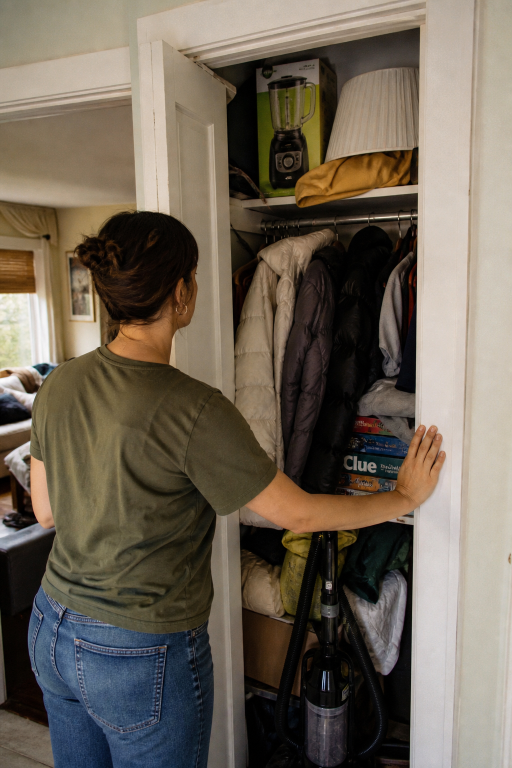
#> input picture facebook-promo-assets/stills-today/promo_closet_overflow.png, 1024 x 1536 px (shown at 1/2 size)
$ python generate-facebook-post-pictures.py
#> lines starting #> are read from the running program, lines starting #| are printed output that depends on the picture
#!/usr/bin/env python3
"""Compose ready-to-post Facebook pictures for TheSacramentoFree.

Lifestyle photos get a bottom caption bar + app icon.
Newsprint plates get the real lockup, rules, and serif type.
Outputs 1080×1350 (4:5 feed) and 1080×1080 (square).

  python3 scripts/generate-facebook-post-pictures.py
"""
from __future__ import annotations

import zipfile
from pathlib import Path

from PIL import Image, ImageDraw, ImageFont, ImageOps

ROOT = Path(__file__).resolve().parents[1]
STILLS = ROOT / "facebook-promo-assets" / "stills-today"
OUT = ROOT / "facebook-promo-assets" / "posts"
PUBLIC = ROOT / "public" / "downloads" / "facebook-posts"
ZIP_PATH = ROOT / "public" / "downloads" / "facebook-posts.zip"
LOCKUP = ROOT / "public" / "TheSacramentoFree.png"
APP_ICON = ROOT / "play-store-assets" / "icon-512.png"
FONTS = ROOT / "facebook-promo-assets" / "fonts"

CREAM = (246, 243, 234)
INK = (11, 11, 12)
MUTED = (82, 82, 91)
GREEN = (0, 132, 90)
WHITE = (255, 255, 255)
RULE = (28, 28, 30)

INTER_BOLD = "/usr/share/fonts/truetype/macos/Inter-Bold.ttf"
INTER_SEMI = "/usr/share/fonts/truetype/macos/Inter-SemiBold.ttf"
INTER_MED = "/usr/share/fonts/truetype/macos/Inter-Medium.ttf"
SERIF_REG = str(FONTS / "LibreBaskerville.ttf")
SERIF_ITA = str(FONTS / "LibreBaskerville-Italic.ttf")
SERIF_FALLBACK_BOLD = "/usr/share/fonts/truetype/liberation/LiberationSerif-Bold.ttf"
SERIF_FALLBACK = "/usr/share/fonts/truetype/liberation/LiberationSerif-Regular.ttf"

PORTRAIT = (1080, 1350)
SQUARE = (1080, 1080)

JOIN_URL = "sacramentobuynothing.com"
BRAND = "TheSacramentoFree"

HASHTAGS = (
    "#TheSacramentoFree #Sacramento #SacramentoFree #SacramentoCommunity "
    "#NeighborsHelpingNeighbors #BuyNothing #GiveFreelyAskKindly #KeepItLocal #fyp "
    "#SacramentoCA #SacTown #916 #SacramentoNeighbors #SacCommunity "
    "#FreeInSacramento #SacramentoLocal #SacLife #MidtownSac #EastSac "
    "#LandPark #TahoePark #OakPark #Natomas #GreaterSacramento"
)


# [11 lines left out: function font, not called in this run]


def cover_crop(im: Image.Image, size: tuple[int, int], focus: float = 0.42) -> Image.Image:
#> called with size = (1080, 1350), focus = 0.45
    w, h = size
#> w = 1080; h = 1350
    im = im.convert("RGB")
#> im is the input picture: PIL image 1024x1536 RGB; mean R, G, B 110.6, 100.3, 86.9
    src_ratio = im.width / im.height
#> src_ratio = 0.667
    dst_ratio = w / h
#> dst_ratio = 0.8
    if src_ratio > dst_ratio:
        new_h = h
        new_w = int(im.width * h / im.height)
        im = im.resize((new_w, new_h), Image.Resampling.LANCZOS)
        x = (new_w - w) // 2
        return im.crop((x, 0, x + w, h))
    new_w = w
#> new_w = 1080
    new_h = int(im.height * w / im.width)
#> new_h = 1620
    im = im.resize((new_w, new_h), Image.Resampling.LANCZOS)
#> im: PIL image 1080x1620 RGB
    y = int(max(0, (new_h - h) * focus))
#> y = 121
    y = min(y, new_h - h)
    return im.crop((0, y, w, y + h))
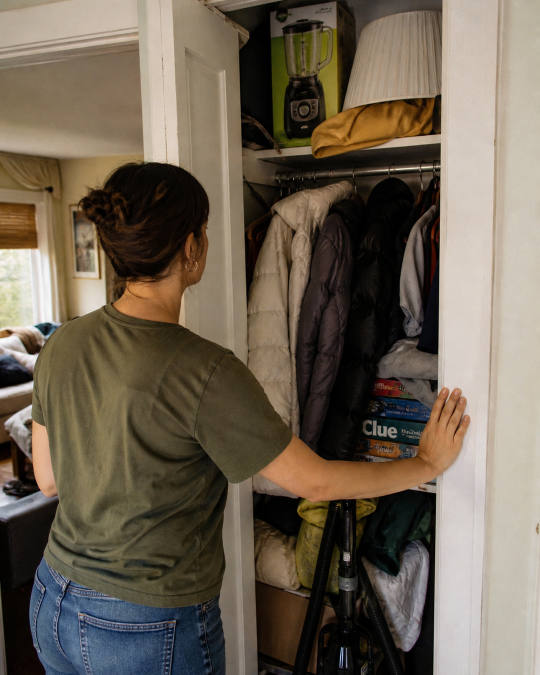
#> returned value: PIL image 1080x1350 RGB (shown at 1/2 size); mean R, G, B 110.1, 98.5, 83.3


# [6 lines left out: function rounded, not called in this run]


def gradient_scrim(width: int, height: int, top_alpha: int = 0, bot_alpha: int = 228) -> Image.Image:
#> called with width = 1080, height = 567, top_alpha = 0, bot_alpha = 236
    band = Image.new("L", (1, height))
    pix = band.load()
    for y in range(height):
        t = (y / max(1, height - 1)) ** 1.65
        pix[0, y] = int(top_alpha + (bot_alpha - top_alpha) * t)
    alpha = band.resize((width, height), Image.Resampling.BILINEAR)
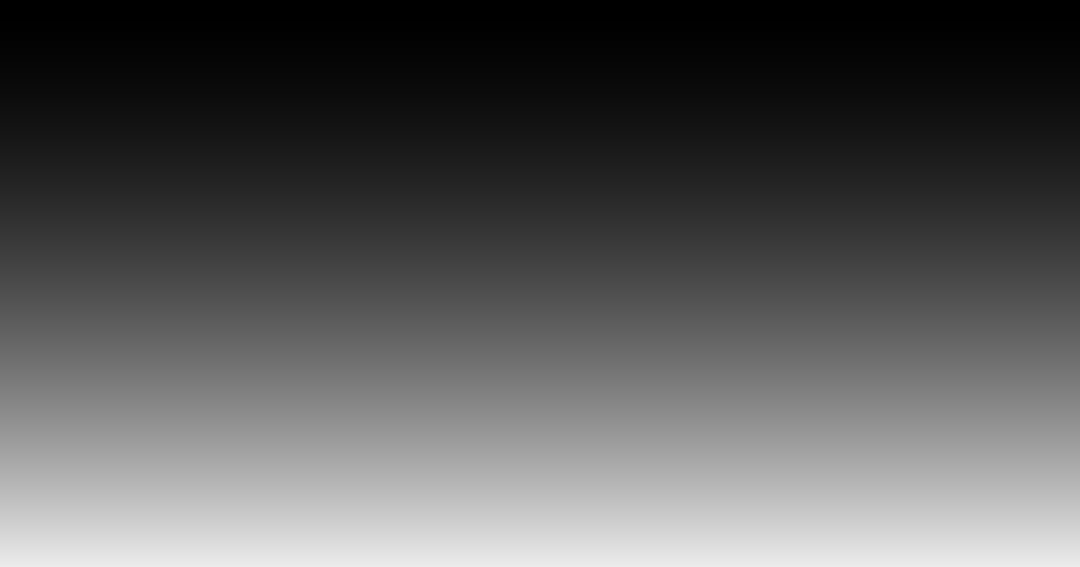
#> alpha: PIL image 1080x567 L; min 0, max 236, mean 88.6
    overlay = Image.new("RGBA", (width, height), (8, 10, 10, 0))
    overlay.putalpha(alpha)
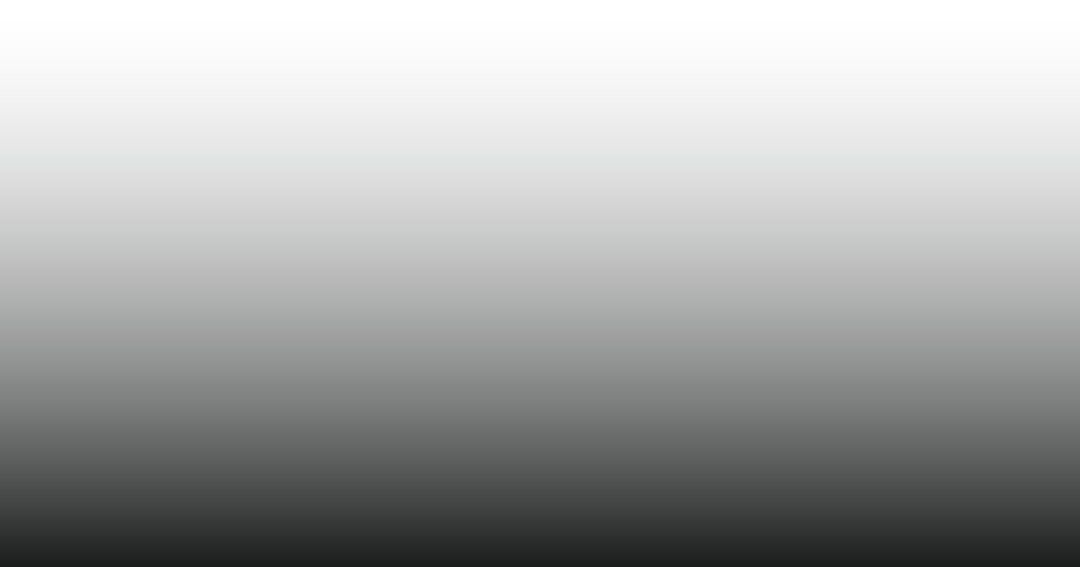
#> overlay: PIL image 1080x567 RGBA; mean R, G, B, A 8, 10, 10, 88.6; transparent parts drawn white
    return overlay


# [53 lines left out: functions wrap_text, draw_centered, load_lockup, not called in this run]


def load_icon(size: int) -> Image.Image:
    im = Image.open(APP_ICON).convert("RGBA")
    im = im.resize((size, size), Image.Resampling.LANCZOS)
    return rounded(im, radius=int(size * 0.22))


# [8 lines left out: function save_pair, not called in this run]


def photo_post(
    src: Path,
    title: str,
    sub: str,
    focus: float = 0.38,
    kicker: str = BRAND,
) -> tuple[Image.Image, Image.Image]:
    def compose(size: tuple[int, int]) -> Image.Image:
        w, h = size
        base = cover_crop(Image.open(src), size, focus=focus).convert("RGBA")
        scrim_h = int(h * 0.42)
        scrim = gradient_scrim(w, scrim_h, 0, 236)
        base.alpha_composite(scrim, (0, h - scrim_h))
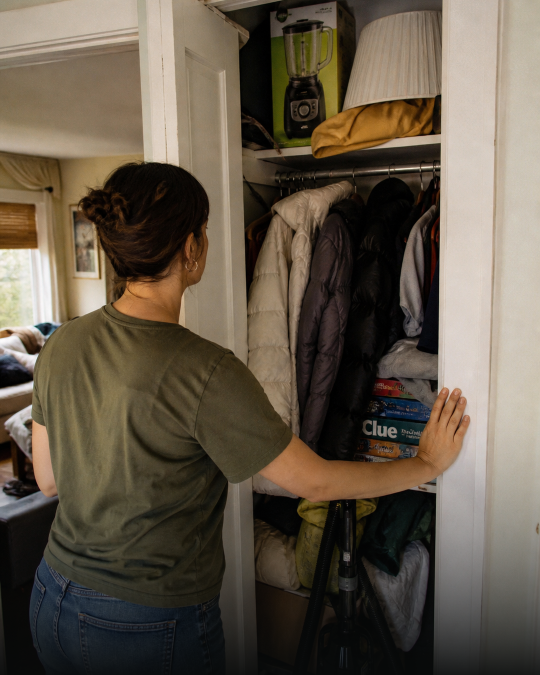
#> base: PIL image 1080x1350 RGBA (shown at 1/2 size); mean R, G, B, A 98.8, 87.9, 73.1, 255
        draw = ImageDraw.Draw(base)

        icon = load_icon(int(w * 0.072))
        margin = int(w * 0.055)
        base.alpha_composite(icon, (margin, margin))
        kicker_font = font(INTER_SEMI, int(w * 0.028))
        draw.text(
            (margin + icon.width + 14, margin + icon.height // 2),
            kicker,
            font=kicker_font,
            fill=WHITE,
            anchor="lm",
            stroke_width=2,
            stroke_fill=(0, 0, 0, 120),
        )

        bar_w, bar_h = int(w * 0.078), int(h * 0.006)
        title_font = font(INTER_BOLD, int(w * 0.052 if size == PORTRAIT else w * 0.048))
        sub_font = font(INTER_MED, int(w * 0.032))
        url_font = font(INTER_SEMI, int(w * 0.026))
        max_tw = int(w * 0.88)
        title_lines = wrap_text(draw, title, title_font, max_tw)
        sub_lines = wrap_text(draw, sub, sub_font, max_tw)

        # Measure block so it sits in the lower third.
        # [8 lines left out: function block_h, not called in this run]

        y = h - int(w * 0.055) - block_h()
        x0 = (w - bar_w) // 2
        draw.rounded_rectangle((x0, y, x0 + bar_w, y + bar_h), radius=3, fill=GREEN)
        y += bar_h + 22
        y = draw_centered(
            draw, title_lines, title_font, w // 2, y, WHITE, stroke_width=3, stroke_fill=(0, 0, 0, 140), gap=10
        )
        y += 6
        y = draw_centered(
            draw, sub_lines, sub_font, w // 2, y, (233, 231, 224), stroke_width=2, stroke_fill=(0, 0, 0, 130), gap=6
        )
        y += 18
        draw_centered(draw, [JOIN_URL], url_font, w // 2, y, (210, 232, 220), stroke_width=2, stroke_fill=(0, 0, 0, 120))
        return base

    return compose(PORTRAIT), compose(SQUARE)


# [152 lines left out: functions newsprint_post, lockup_hero, values_card, not called in this run]


POSTS = [
    {
        "slug": "01-dont-throw-it-away",
        "kind": "photo",
        "src": "promo_closet_overflow.png",
        "title": "Don't throw it away.",
        "sub": "A neighbor needs exactly that.",
        "focus": 0.45,
        "caption": """That closet is full of stuff you don't use.

Don't dump it. Post it free on Sacramento Free — a neighbor will take it off your hands.

No selling. No bidding. No flipping. No ads.

Give. Find. Reuse.
100% free. Keep it local.

TheSacramentoFree — Give freely. Ask kindly.

Join: https://www.sacramentobuynothing.com

Android (closed testing — free to opt in):
https://play.google.com/apps/testing/org.sacramentobuynothing.app""",
    },
    {
        "slug": "02-post-it-in-a-minute",
        "kind": "photo",
        "src": "promo_bike_listing.png",
        "title": "Post it in a minute.",
        "sub": "Free. No selling. No bidding.",
        "focus": 0.55,
        "caption": """The bike the kids outgrew doesn't have to sit on the porch forever.

Snap a photo. Post it free. A Sacramento neighbor can use it this week.

TheSacramentoFree — Give freely. Ask kindly.

https://www.sacramentobuynothing.com

#TheSacramentoFree #Sacramento #KeepItLocal #GiveFreelyAskKindly""",
    },
    {
        "slug": "03-neighbors-helping-neighbors",
        "kind": "photo",
        "src": "promo_kitchen_handoff.png",
        "title": "Neighbors helping neighbors.",
        "sub": "Give what you don't need.",
        "focus": 0.32,
        "caption": """Toaster. Pans. Extra plates.

If you're not using it, someone on your street probably is.

Post it free on Sacramento Free. Porch pickup. That's the whole trade.

Give freely. Ask kindly.
https://www.sacramentobuynothing.com

#TheSacramentoFree #Sacramento #GiveFreelyAskKindly""",
    },
    {
        "slug": "04-she-takes-it-home",
        "kind": "photo",
        "src": "promo_walking_home.png",
        "title": "She takes it home.",
        "sub": "That's the whole trade.",
        "focus": 0.35,
        "caption": """A plant. A lamp. A walk home.

That's Sacramento Free — neighbors giving good stuff a second life instead of the landfill.

100% free. Keep it local.

Join: https://www.sacramentobuynothing.com

#TheSacramentoFree #KeepItLocal #Sacramento""",
    },
    {
        "slug": "05-keep-it-local",
        "kind": "photo",
        "src": "promo_park_table.png",
        "title": "Keep it local.",
        "sub": "Free stuff from Sacramento neighbors.",
        "focus": 0.48,
        "caption": """Free stuff from people who live here — not a warehouse, not a store.

Sacramento Free is the neighborhood giveaway, on your phone.

Give. Find. Reuse.
https://www.sacramentobuynothing.com

#TheSacramentoFree #Sacramento #KeepItLocal""",
    },
    {
        "slug": "06-someone-can-use-that",
        "kind": "photo",
        "src": "promo_garage_tools.png",
        "title": "Someone can use that.",
        "sub": "Don't let it sit in the garage.",
        "focus": 0.40,
        "caption": """Extra drill. Extra saw. Extra screws.

If it still works, a neighbor can use it. Post it free.

No haggling. No ads. Just the handoff.

TheSacramentoFree — Give freely. Ask kindly.
https://www.sacramentobuynothing.com

#TheSacramentoFree #Sacramento #GiveFreelyAskKindly""",
    },
    {
        "slug": "07-ask-kindly",
        "kind": "photo",
        "src": "promo_stroller_give.png",
        "title": "Ask kindly.",
        "sub": "Give freely.",
        "focus": 0.30,
        "caption": """The stroller your kid outgrew is the stroller another family needs this month.

Give freely. Ask kindly. Keep it in Sacramento.

Join: https://www.sacramentobuynothing.com

#TheSacramentoFree #GiveFreelyAskKindly #Sacramento""",
    },
    {
        "slug": "08-same-day-same-neighborhood",
        "kind": "photo",
        "src": "promo_porch_chat.png",
        "title": "Same day. Same neighborhood.",
        "sub": "Sort it out in the app.",
        "focus": 0.35,
        "caption": """See it. Message. Grab it off the porch.

Sacramento Free keeps the handoff between neighbors — no selling, no bidding, no flipping.

https://www.sacramentobuynothing.com

#TheSacramentoFree #Sacramento #KeepItLocal""",
    },
    {
        "slug": "09-give-freely-ask-kindly",
        "kind": "newsprint",
        "src": "newsprint_plant_give.png",
        "title": "A second life for what you don't need.",
        "sub": "Posted free. Picked up by a neighbor.",
        "caption": """Give freely. Ask kindly.

That's the whole idea. Sacramento neighbors posting what they don't need, and asking for what they do — 100% free.

TheSacramentoFree
https://www.sacramentobuynothing.com

#TheSacramentoFree #GiveFreelyAskKindly #Sacramento""",
    },
    {
        "slug": "10-leave-it-on-the-porch",
        "kind": "newsprint",
        "src": "newsprint_porch_box.png",
        "title": "Leave it on the porch.",
        "sub": "They'll grab it when they can.",
        "caption": """Porch pickup. Box by the door. Lamp on the step.

That's how Sacramento Free works — post it, a neighbor sees it, they take it home.

No selling. No bidding. No flipping.

https://www.sacramentobuynothing.com

#TheSacramentoFree #Sacramento #KeepItLocal""",
    },
    {
        "slug": "11-sacramento-free",
        "kind": "newsprint",
        "src": "newsprint_tower_bridge.png",
        "title": "100% free. Keep it local.",
        "sub": "Giveaways from Sacramento neighbors.",
        "caption": """Built for Sacramento. Kept local.

Give away what you don't need. Find something useful. Keep good stuff out of the landfill.

TheSacramentoFree — Give freely. Ask kindly.
https://www.sacramentobuynothing.com

#TheSacramentoFree #Sacramento #KeepItLocal""",
    },
    {
        "slug": "12-no-selling-no-bidding",
        "kind": "newsprint",
        "src": "newsprint_clothes_hands.png",
        "title": "No selling. No bidding. No flipping.",
        "sub": "Just neighbors helping neighbors.",
        "caption": """Not Marketplace. Not an auction. Not a side hustle.

If you post it on Sacramento Free, it's free. That's the rule.

Give freely. Ask kindly.
https://www.sacramentobuynothing.com

#TheSacramentoFree #GiveFreelyAskKindly #Sacramento""",
    },
    {
        "slug": "13-give-find-reuse",
        "kind": "newsprint",
        "src": "newsprint_still_life.png",
        "title": "Give. Find. Reuse.",
        "sub": "The lamp, the plant, the extra plates.",
        "caption": """Give. Find. Reuse.

The extra lamp. The houseplant. The plates you never use. Someone on your street wants them.

Post it free: https://www.sacramentobuynothing.com

#TheSacramentoFree #GiveFindReuse #Sacramento""",
    },
    {
        "slug": "14-brand-lockup",
        "kind": "lockup",
        "title": "TheSacramentoFree",
        "sub": "Give freely. Ask kindly.",
        "caption": """TheSacramentoFree — Give freely. Ask kindly.

Free local gifting in Sacramento. No selling, no bidding, no flipping.

Join: https://www.sacramentobuynothing.com

Android (closed testing — free to opt in):
https://play.google.com/apps/testing/org.sacramentobuynothing.app

#TheSacramentoFree #GiveFreelyAskKindly #Sacramento""",
    },
    {
        "slug": "15-just-neighbors",
        "kind": "values",
        "title": "No selling. No bidding. No flipping.",
        "sub": "Just neighbors helping neighbors.",
        "caption": """No selling.
No bidding.
No flipping.
No ads.

Just neighbors helping neighbors.

TheSacramentoFree
https://www.sacramentobuynothing.com

#TheSacramentoFree #GiveFreelyAskKindly #KeepItLocal""",
    },
]


README = """The Sacramento Free — Facebook posts for today
==============================================

Fictional neighbors / demo scenes only. Do not post live member names or photos.

What to upload
--------------
Use the *-portrait.jpg files (1080×1350, 4:5). They take more space in the Facebook
feed. Use *-square.jpg if you want a 1:1 post.

Post 3–5 today. Save the rest for later this week so the page does not repeat.

Pair each picture with the matching caption in POST-TODAY.txt.

Suggested order today
---------------------
1. 01-dont-throw-it-away-portrait.jpg
2. 03-neighbors-helping-neighbors-portrait.jpg
3. 14-brand-lockup-square.jpg   (or portrait)
4. 07-ask-kindly-portrait.jpg
5. 11-sacramento-free-portrait.jpg

Join link: https://www.sacramentobuynothing.com
Android closed testing: https://play.google.com/apps/testing/org.sacramentobuynothing.app

Regenerate
----------
python3 scripts/generate-facebook-post-pictures.py
"""


# [43 lines left out: functions with_tags, write_captions, pack_zip, not called in this run]


def main() -> None:
    OUT.mkdir(parents=True, exist_ok=True)
    for post in POSTS:
        kind = post["kind"]
        if kind == "photo":
            p, s = photo_post(STILLS / post["src"], post["title"], post["sub"], focus=post.get("focus", 0.4))
        elif kind == "newsprint":
            p, s = newsprint_post(STILLS / post["src"], post["title"], post["sub"])
        elif kind == "lockup":
            p, s = lockup_hero()
        elif kind == "values":
            p, s = values_card()
        else:
            raise SystemExit(f"unknown kind {kind}")
        save_pair(p, s, post["slug"])
    write_captions()
    pack_zip()


if __name__ == "__main__":
#> (the run stopped early here; a loop or call above may not have finished)
